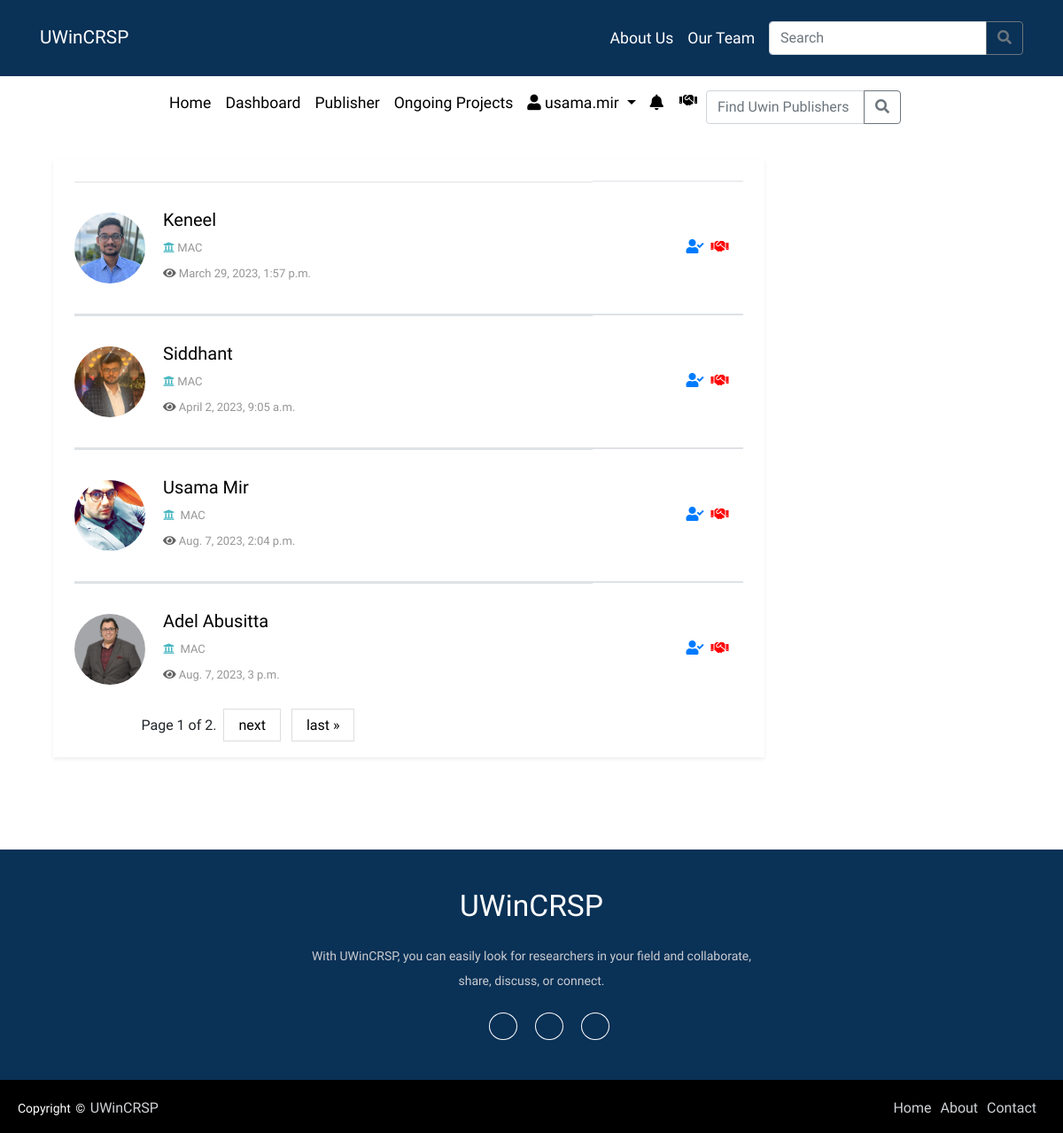
Page /account/profile/ (signed in) on the committed database.
### accounts/models.py (models this page shows, shortened)
class Profile(models.Model):
    user = models.ForeignKey(User, on_delete=models.CASCADE)
    gscholar = models.URLField(max_length=200, blank=True)
    department = models.CharField(max_length=100, blank=True)
    university = models.CharField(max_length=100, blank=True)
    profile_pic = models.ImageField(upload_to='profile_pics/', blank=True, null=True)
    skills = models.ManyToManyField('Skill')
    def __str__(self):
        return self.user.username

### accounts/views.py (the view)
# urls.py: path('profile/', views.user_profile_list, name='profile_'),
@login_required(login_url='login')
def user_profile_list(request):
    profile_list = Profile.objects.all()
    paginator = Paginator(profile_list, 4)  # Show 4 ongoing project posts per page
    page = request.GET.get('page')
    try:
        paginated_posts = paginator.page(page)
    except PageNotAnInteger:
        paginated_posts = paginator.page(1)
    except EmptyPage:
        paginated_posts = paginator.page(paginator.num_pages)
    return render(request, 'users.html', {'profile_list':profile_list, 'paginated_posts':paginated_posts})

### accounts/templates/users.html (shortened to what this page needs)
{% extends 'base.html' %}
{% block content %}
<link rel="stylesheet" href="https://cdnjs.cloudflare.com/ajax/libs/font-awesome/5.13.1/css/all.min.css" />
<div class="container mt-3 mb-4">
<div class="col-lg-9 mt-4 mt-lg-0">
    <div class="row">
      <div class="col-md-12">
        <div class="user-dashboard-info-box table-responsive mb-0 bg-white p-4 shadow-sm">
          <table class="table manage-candidates-top mb-0">
            {% for profile in paginated_posts %}
            <tbody>
              <tr class="candidates-list">
                <td class="title">
                  <div class="thumb">
                    <img class="img-fluid" src="{{ profile.profile_pic }}" alt="not uploaded">
                  </div>
                  <div class="candidate-list-details">
                    <div class="candidate-list-info">
                      <div class="candidate-list-title">
                        <h5 class="mb-0" style="color: black">{{ profile.user.first_name }} {{ profile.user.last_name }}</h5>
                      </div>
                      <div class="candidate-list-option">
                        <ul class="list-unstyled">
                          <li><i class="fa fa-university" aria-hidden="true" style="color: #4bb8c2"></i>&nbsp;{{ profile.department }}</li>
                          <li><i class="fa fa-eye" aria-hidden="true" style="color: #636363"></i>&nbsp;{{ profile.user.last_login }}</li>
                        </ul>
                      </div>
                    </div>
                  </div>
                </td>
                <td>
                  <ul class="list-unstyled mb-0 d-flex justify-content-end">
                    <li><a href="{{ profile }}" class="text-primary" data-toggle="tooltip" title="" data-original-title="view"><i class="fas fa-user-check"></i></a></li>
                    <li><a href="{% url 'research_collaboration_board' %}" class="text-info" data-toggle="tooltip" title="" data-original-title="Edit"><i class="fa fa-handshake-o" style="color: red" aria-hidden="true"></i></a></li>
                  </ul>
                </td>
              </tr>
            </tbody>
              {% endfor %}
          </table>
          <div class="center">
<div class="pagination">
    <span class="step-links">
        <span class="current">
            Page {{ paginated_posts.number }} of {{ paginated_posts.paginator.num_pages }}.
        </span>
        {% if paginated_posts.has_next %}
            <a href="?page={{ paginated_posts.next_page_number }}">next</a>
            <a href="?page={{ paginated_posts.paginator.num_pages }}">last &raquo;</a>
        {% endif %}
    </span>
</div>
</div>
    </div>
  </div>
    </div></div></div>
{% endblock %}

### accounts/templates/base.html (shortened to what this page needs)
{% load static %}
<!DOCTYPE html>
<html lang="en">
<head>
    <link
            rel="stylesheet"
            href="https://maxcdn.bootstrapcdn.com/bootstrap/4.0.0/css/bootstrap.min.css"
    />
    <link
            rel="stylesheet"
            href="https://use.fontawesome.com/releases/v5.8.2/css/all.css"
    />
    <link rel="stylesheet" href="https://cdnjs.cloudflare.com/ajax/libs/font-awesome/4.7.0/css/font-awesome.min.css"/>
    <link rel='stylesheet' href='https://cdn.jsdelivr.net/npm/bootstrap-icons@1.7.2/font/bootstrap-icons.css'>
    <link rel="stylesheet" href = "{% static 'css/basestyle.css' %}">
</head>
<body>
<nav class="navbar navbar-expand-md navbar-dark navbar-fixed-top sticky-top">
    <div class="container">
        <a class="navbar-brand" href="{% url 'index' %}">UWinCRSP</a>
        <div class="collapse navbar-collapse justify-content-end" id="navbarNav">
            <ul class="navbar-nav">
                    <li class="nav-item">
                        <a class="nav-link custom-color" href="{% url 'aboutUs' %}">About Us</a>
                    </li>
                    <li class="nav-item">
                        <a class="nav-link custom-color" href="#team">Our Team</a>
                    </li>
            </ul>&nbsp;&nbsp;
              <form method="post" action="{% url 'post_search' %}">
                <div class="input-group mb-3 mt-3" style="max-width: 1000px;">
                    <input class="form-control" value="{{ query }}" type="search" name="searched" placeholder="Search"
                           aria-label="Search">
                    <div class="input-group-append">
                        <button class="btn btn-outline-secondary my-2 my-sm-0" type="submit"><i class="fa fa-search"></i></button>
                    </div>
                </div>
             </form>
        </div>
    </div>
</nav>
<div class="navigation">
<nav class="navbar navbar-expand-lg navbar-light bg-white">
  <div class="collapse navbar-collapse justify-content-center mx-auto" id="navbarSupportedContent">
    <ul class="navbar-nav mr-auto text-center">
        {% if user.is_authenticated %}
      <li class="nav-item active">
        <a class="nav-link" href="{% url 'index' %}">Home<span class="sr-only">(current)</span></a>
      </li>
      <li class="nav-item">
        <a class="nav-link" href="{% url 'dashboard' %}">Dashboard</a>
      </li>
        <li class="nav-item">
        <a class="nav-link" href="{% url 'profile_' %}">Publisher</a>
      </li>
        <li class="nav-item">
        <a class="nav-link" href="{% url 'on_project' %}">Ongoing Projects</a>
      </li>
      <li class="nav-item dropdown">
        <a class="nav-link dropdown-toggle" href="#" id="navbarDropdown" role="button" data-toggle="dropdown" aria-haspopup="true" aria-expanded="false">
          <i class="fas fa-user"></i> {{ user.username }}
        </a>
      </li>
      <li class="nav-item">
        <a class="nav-link notification-icon" href="#" onclick="fetchNotifications()"><i class="fa fa-bell mt-1"></i></a>
      </li>
            <li>
                 <div class="notification-icon">
                        <a href="#" onclick="sendCollaborationRequest({{ post.id }}, '{{ post.user.username }}')">
                            <i class="fa fa-handshake-o" aria-hidden="true"></i>
                        </a>
                    </div>&nbsp;&nbsp;
            </li>
    </ul>
    <form method="post" action="{% url 'search_publishers_' %}">
                    <div class="input-group mb-3 mt-2" style="width: 220px;">
                        <input class="form-control" type="search" name="searched" placeholder="Find Uwin Publishers"
                               aria-label="Search">
                        <div class="input-group-append">
                            <button class="btn btn-outline-secondary my-2 my-sm-0" type="submit"><i class="fa fa-search"></i></button>
                        </div>
                    </div>
                </form>
    {% endif %}
  </div>
</nav>
</div>
<div>
    {% block content %}
    {% endblock %}
</div>
    <footer>
      <div class="footer-content">
        <h3>UWinCRSP</h3>
        <p>With UWinCRSP, you can easily look for researchers in your field and collaborate, share, discuss, or connect.</p>
        <ul class="socials">
            <li><a href="https://www.facebook.com/UWindsor"><i class="fa fa-facebook"></i></a></li>
            <li><a href="https://instagram.com/uwindsor?igshid=MzRlODBiNWFlZA=="><i class="fa fa-instagram"></i></a></li>
            <li><a href="https://www.linkedin.com/school/uwindsor/"><i class="fa fa-linkedin-square"></i></a></li>
        </ul>
    </div>
    <div class="footer-bottom">
        <p>copyright &copy; <a href="#">UWinCRSP</a>  </p>
                <div class="footer-menu">
                  <ul class="f-menu">
                    <li><a href="">Home</a></li>
                    <li><a href="">About</a></li>
                    <li><a href="">Contact</a></li>
                  </ul>
                </div>
    </div>
    </footer>
</body>
</html>

### accounts/static/css/basestyle.css (style rules this page uses)
body { overflow-x: hidden; font-family: 'Ubuntu', sans-serif; }
.navbar { background-color: #012950f5; }
.navbar-brand { font-size: 1.3rem; }
.nav-link { color: black !important; font-size: 1.1rem; }
.custom-color { color: white !important; font-size: 1.1rem; }
footer { margin: 0; padding: 0; box-sizing: border-box; position: relative; top: 80px; bottom: 0; left: 0; right: 0; background: #012950f5; height: auto; width: 100vw; padding-top: 40px; color: #fff; }
.footer-content { display: flex; align-items: center; justify-content: center; flex-direction: column; text-align: center; }
.footer-content h3 { font-size: 2.1rem; font-weight: 500; text-transform: capitalize; line-height: 3rem; }
.footer-content p { max-width: 500px; margin: 10px auto; line-height: 28px; font-size: 14px; color: #cacdd2; justify-content: center; text-align: center; }
.socials { list-style: none; display: flex; align-items: center; justify-content: center; margin: 1rem 0 3rem 0; }
.socials li { margin: 0 10px; }
.socials a { text-decoration: none; color: #fff; border: 1.1px solid white; padding: 5px; border-radius: 50%; }
.socials a i { font-size: 1.1rem; width: 20px; transition: color .4s ease; }
.footer-bottom { background: #000; width: 100vw; padding: 20px; padding-bottom: 40px; text-align: center; }
.footer-bottom p { float: left; font-size: 14px; word-spacing: 2px; text-transform: capitalize; }
.footer-bottom p a { color: #cfd2d6; font-size: 16px; text-decoration: none; }
.footer-menu { float: right; }
.footer-menu ul { display: flex; }
.footer-menu ul li { padding-right: 10px; display: block; }
.footer-menu ul li a { color: #cfd2d6; text-decoration: none; }
a { transition: all 0.3s; }
button { transition: all 0.2s; }
p { text-justify: auto; text-align: justify; }
.notification-icon { position: relative; }
.notification-icon a { color: black; text-decoration: none; display: flex; align-items: center; justify-content: center; padding: 10px; }
.pagination { margin-left: 10%; }
.pagination a { color: black; padding: 8px 16px; text-decoration: none; transition: background-color .3s; border: 1px solid #ddd; margin: 0 4px; }
li { list-style: none; }

### accounts/templates/base.html (style rules this page uses)
.navigation { display: flex; justify-content: center; align-items: center; height: 100%; }

### accounts/templates/users.html (style rules this page uses)
.p-4 { padding: 1.5rem!important; }
.mb-0, .my-0 { margin-bottom: 0!important; }
.shadow-sm { box-shadow: 0 .125rem .25rem rgba(0,0,0,.075)!important; }
.user-dashboard-info-box .candidates-list .thumb { margin-right: 20px; }
.user-dashboard-info-box .candidates-list .thumb img { width: 80px; height: 80px; -o-object-fit: cover; object-fit: cover; overflow: hidden; border-radius: 50%; }
.user-dashboard-info-box .title { display: -webkit-box; display: -ms-flexbox; display: flex; -webkit-box-align: center; -ms-flex-align: center; align-items: center; padding: 30px 0; }
.user-dashboard-info-box .candidates-list td { vertical-align: middle; }
.user-dashboard-info-box td li { margin: 0 4px; }
.table.manage-candidates-top { min-width: 650px; }
.user-dashboard-info-box .candidate-list-details ul { color: #969696; }
.candidate-list-title { margin-bottom: 5px; }
.candidate-list-details ul { display: -webkit-box; display: -ms-flexbox; display: flex; -ms-flex-wrap: wrap; flex-wrap: wrap; margin-bottom: 0px; }
.candidate-list-details ul li { margin: 5px 10px 5px 0px; font-size: 13px; }
.bg-white { background-color: #ffffff !important; }
.candidate-list-option ul { display: flex; flex-direction: column; align-items: flex-start; }
.candidate-list-option li { margin-bottom: 5px; }

### rows in the picture
Profile: profile_pic (picture), user.first_name "Keneel", department "MAC", user.last_login "March 29, 2023, 1:57 p.m."
Profile: profile_pic (picture), user.first_name "Siddhant", department "MAC", user.last_login "April 2, 2023, 9:05 a.m."
Profile: profile_pic (picture), user.first_name "Usama", user.last_name "Mir", department "MAC", user.last_login "Aug. 7, 2023, 2:04 p.m."
Profile: profile_pic (picture), user.first_name "Adel", user.last_name "Abusitta", department "MAC", user.last_login "Aug. 7, 2023, 3 p.m."

### other values in the picture
{{ user.username }} "usama.mir"
{{ paginated_posts.number }} "1"
{{ paginated_posts.paginator.num_pages }} "2"
